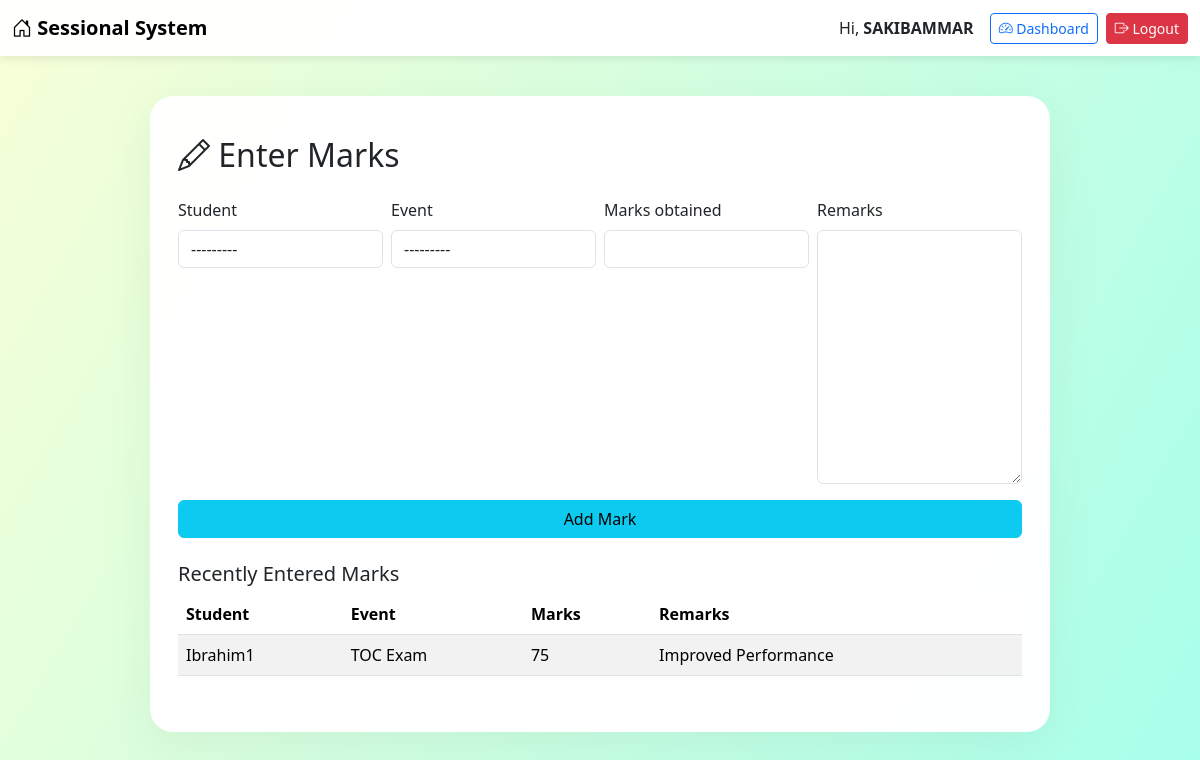
Screenshot of /marks/entry/ (signed in) with the database file from the repository.
### core/models.py (models this page shows, shortened)
class User(AbstractUser):
    ROLE_CHOICES = (
        ('admin', 'Admin'),
        ('faculty', 'Faculty'),
        ('student', 'Student'),
    )
    role = models.CharField(max_length=10, choices=ROLE_CHOICES, default='student')
    phone = models.CharField(max_length=15, blank=True, null=True)
    enrollment_no = models.CharField(max_length=20, blank=True, null=True)
    department = models.CharField(max_length=100, blank=True, null=True)
    def __str__(self):
        return f"{self.username} ({self.role})"

class SessionalMark(models.Model):
    student = models.ForeignKey(User, on_delete=models.CASCADE, related_name="marks")
    event = models.ForeignKey(Event, on_delete=models.CASCADE, related_name="marks")
    marks_obtained = models.IntegerField()
    remarks = models.TextField(blank=True)
    entered_by = models.ForeignKey(User, on_delete=models.CASCADE, related_name='entered_marks')
    entered_at = models.DateTimeField(auto_now_add=True)
    updated_at = models.DateTimeField(auto_now=True)
    class Meta:
        unique_together = ('student', 'event')
        ordering = ['-entered_at']

class Event(models.Model):
    EVENT_TYPE_CHOICES = (
        ('sessional', 'Sessional Exam'),
        ('assignment', 'Assignment'),
        ('project', 'Project'),
        ('quiz', 'Quiz'),
        ('workshop', 'Workshop'),
    )
    title = models.CharField(max_length=200)
    event_type = models.CharField(max_length=200, choices=EVENT_TYPE_CHOICES, default='sessional')
    date = models.DateField()
    time = models.TimeField(blank=True, null=True)
    venue = models.CharField(max_length=200, blank=True)
    description = models.TextField()
    max_marks = models.IntegerField(default=100)
    created_by = models.ForeignKey(User, on_delete=models.CASCADE, related_name='created_events')
    assigned_students = models.ManyToManyField(
        User,
        related_name='assigned_events',
        blank=True,
        limit_choices_to={'role': 'student'}
    )
    created_at = models.DateTimeField(auto_now_add=True)
    updated_at = models.DateTimeField(auto_now=True)
    class Meta:
        ordering = ['-date']
    def __str__(self):
        return f"{self.title} - {self.date}"

### core/views.py (the view)
# urls.py: path('marks/entry/', views.mark_entry, name='mark_entry'),
@login_required
def mark_entry(request):
    if request.user.role not in ['faculty', 'admin']:
        messages.error(request, 'You do not have permission to enter marks.')
        return redirect('dashboard')
    if request.method == 'POST':
        form = MarkEntryForm(request.POST)
        if form.is_valid():
            mark = form.save(commit=False)
            mark.entered_by = request.user
            mark.save()
            messages.success(request, 'Marks entered successfully!')
            return redirect('mark_entry')
    else:
        form = MarkEntryForm()
    recent_marks = SessionalMark.objects.filter(entered_by=request.user)[:10]
    return render(request, 'mark_entry.html', {'form': form, 'recent_marks': recent_marks})

### core/forms.py (shortened to what this page needs)
class MarkEntryForm(forms.ModelForm):
    class Meta:
        model = SessionalMark
        fields = ['student', 'event', 'marks_obtained', 'remarks']
    def __init__(self, *args, **kwargs):
        super().__init__(*args, **kwargs)
        self.fields['student'].queryset = User.objects.filter(role='student')
        for field in self.fields:
            self.fields[field].widget.attrs.update({'class': 'form-control'})

### core/templates/mark_entry.html (shortened to what this page needs)
<!DOCTYPE html>
<html lang="en">
<head>
  <link href="https://cdn.jsdelivr.net/npm/bootstrap@5.3.2/dist/css/bootstrap.min.css" rel="stylesheet">
  <link href="https://cdnjs.cloudflare.com/ajax/libs/bootstrap-icons/1.10.5/font/bootstrap-icons.min.css" rel="stylesheet">
</head>
<body>
  <nav class="navbar navbar-expand-lg navbar-light">
    <div class="container-fluid">
      <a class="navbar-brand fw-bold" href="{% url 'home' %}">
        <i class="bi bi-house-door"></i> Sessional System
      </a>
      <div class="d-flex align-items-center">
        <span class="me-3">Hi, <strong>{{ user.username }}</strong></span>
        <a href="{% url 'dashboard' %}" class="btn btn-outline-primary btn-sm me-2">
          <i class="bi bi-speedometer2"></i> Dashboard
        </a>
        <a href="{% url 'logout' %}" class="btn btn-danger btn-sm">
          <i class="bi bi-box-arrow-right"></i> Logout
        </a>
      </div>
    </div>
  </nav>
  <div class="glass-card">
    <h2 class="mb-4"><i class="bi bi-pencil"></i> Enter Marks</h2>
    <form method="post" class="row g-2">
      {% for field in form %}
        <div class="col-md-3">
          <label class="form-label">{{ field.label }}</label>
          {{ field }}
        </div>
      {% endfor %}
      <div class="col-12">
        <button type="submit" class="btn btn-info w-100 mt-2">Add Mark</button>
      </div>
    </form>
    <h5 class="mt-4">Recently Entered Marks</h5>
    <table class="table table-striped">
      <thead><tr><th>Student</th><th>Event</th><th>Marks</th><th>Remarks</th></tr></thead>
      <tbody>
        {% for m in recent_marks %}
          <tr>
            <td>{{ m.student.username }}</td>
            <td>{{ m.event.title }}</td>
            <td>{{ m.marks_obtained }}</td>
            <td>{{ m.remarks }}</td>
          </tr>
        {% empty %}
          <tr><td colspan="4" class="text-center">No marks entered yet.</td></tr>
        {% endfor %}
      </tbody>
    </table>
  </div>
</body>
</html>

### core/templates/mark_entry.html (style rules this page uses)
body { background: linear-gradient(120deg,#f8ffd7 0%,#a7ffeb 100%); min-height: 100vh; }
.navbar { background:rgba(255,255,255,0.98); box-shadow:0 2px 10px rgba(0,0,0,0.1); }
.glass-card { background:rgba(255,255,255,.98);border-radius:23px;box-shadow:0 12px 45px 0 rgba(116,138,121,.11);padding:40px 28px;max-width:900px;margin:40px auto; }
.form-label { font-weight:500; }

### rows the page displays
User: username "SAKIBAMMAR"
SessionalMark: student.username "Ibrahim1", event "TOC Exam", marks_obtained "75", remarks "Improved Performance"

### other values shown
{{ field.label }} "Student" "Event" "Marks obtained" "Remarks"
